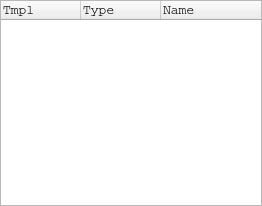
<?xml version="1.0" encoding="UTF-8"?>
<ui version="4.0">
 <class>PortEditor</class>
 <widget class="QWidget" name="PortEditor">
  <property name="geometry">
   <rect>
    <x>0</x>
    <y>0</y>
    <width>262</width>
    <height>206</height>
   </rect>
  </property>
  <layout class="QVBoxLayout" name="verticalLayout">
   <property name="spacing">
    <number>0</number>
   </property>
   <property name="leftMargin">
    <number>0</number>
   </property>
   <property name="topMargin">
    <number>0</number>
   </property>
   <property name="rightMargin">
    <number>0</number>
   </property>
   <property name="bottomMargin">
    <number>0</number>
   </property>
   <item>
    <widget class="QTreeWidget" name="vars">
     <property name="font">
      <font>
       <family>Courier</family>
       <pointsize>10</pointsize>
      </font>
     </property>
     <property name="contextMenuPolicy">
      <enum>Qt::CustomContextMenu</enum>
     </property>
     <property name="horizontalScrollBarPolicy">
      <enum>Qt::ScrollBarAsNeeded</enum>
     </property>
     <property name="rootIsDecorated">
      <bool>false</bool>
     </property>
     <attribute name="headerDefaultSectionSize">
      <number>80</number>
     </attribute>
     <column>
      <property name="text">
       <string>Tmpl</string>
      </property>
      <property name="font">
       <font>
        <family>Segoe UI</family>
        <pointsize>10</pointsize>
       </font>
      </property>
     </column>
     <column>
      <property name="text">
       <string>Type</string>
      </property>
      <property name="font">
       <font>
        <family>Segoe UI</family>
        <pointsize>10</pointsize>
       </font>
      </property>
     </column>
     <column>
      <property name="text">
       <string>Name</string>
      </property>
      <property name="font">
       <font>
        <family>Segoe UI</family>
        <pointsize>10</pointsize>
       </font>
      </property>
     </column>
    </widget>
   </item>
  </layout>
  <action name="actionAdd_new_port">
   <property name="text">
    <string>Add new port</string>
   </property>
  </action>
  <action name="actionRemove_port">
   <property name="text">
    <string>Remove port</string>
   </property>
  </action>
 </widget>
 <resources/>
 <connections/>
 <slots>
  <signal>edited()</signal>
 </slots>
</ui>
